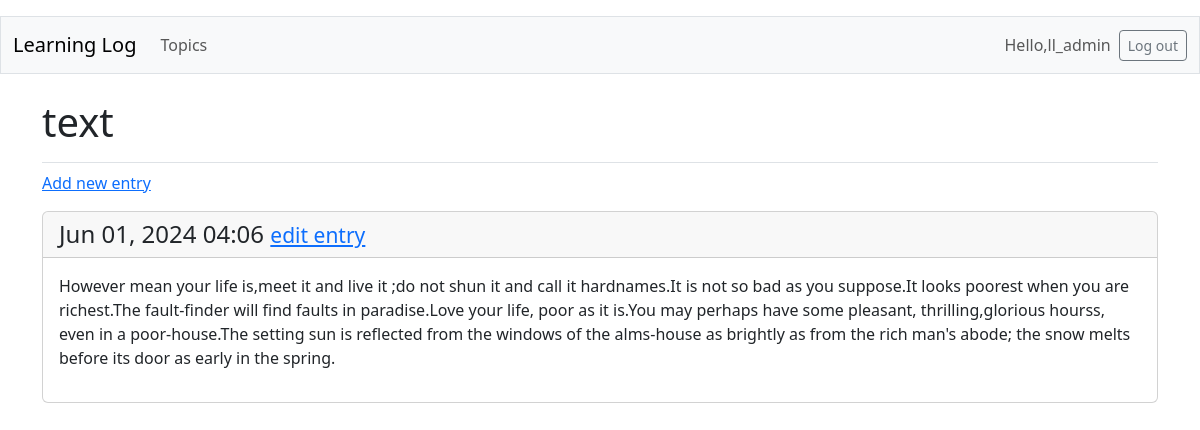
The page /topics/1/ (signed in) on the database its author committed.
### learning_logs/models.py (models this page shows, shortened)
class Topic(models.Model):
    text=models.CharField(max_length=200)
    date_added=models.DateTimeField(auto_now_add=True)
    owner=models.ForeignKey(User,on_delete=models.CASCADE)

class Entry(models.Model):
    topic=models.ForeignKey(Topic,on_delete=models.CASCADE)
    text=models.TextField()
    date_added=models.DateTimeField(auto_now_add=True)
    class Meta:
        verbose_name_plural='entries'

### learning_logs/views.py (the view)
# urls.py: path('topics/<int:topic_id>/',views.topic,name='topic'),
@login_required
def topic(requests,topic_id):
    topic=Topic.objects.get(id=topic_id)
    if topic.owner !=requests.user:
        raise Http404
    entries=topic.entry_set.order_by('-date_added')
    context={'topic':topic,'entries':entries}
    return render(requests,'learning_logs/topic.html',context)

### learning_logs/templates/learning_logs/topic.html (shortened to what this page needs)
<!DOCTYPE html>
<html lang="en">
<head>
</head>
<body>
{% extends 'learning_logs/base.html' %}
{% block page_header %}
<h1>{{topic.text}}</h1>
{% endblock page_header %}
{% block content %}
<p>
    <a href="{% url 'learning_logs:new_entry' topic.id %}">Add new entry</a>
</p>
    {% for entry in entries%}
    <div class="card mb-3">
        <h4 class="card-header">
            {{ entry.date_added|date:'M d, Y H:i' }}
            <small><a href="{% url 'learning_logs:edit_entry' entry.id %}">edit entry</a>
            </small>
        </h4>
        <div class="card-body">{{ entry.text|linebreaks }}</div>
    </div>
        {% empty %}
<P>There are no entries for this topic yet.</P>
    {% endfor %}
{% endblock content %}

### learning_logs/templates/learning_logs/base.html (shortened to what this page needs)
<!DOCTYPE html>
<html lang="en">
<head>
    {% load django_bootstrap5 %}
    {% bootstrap_css %}
</head>
<body>
<p>
    <nav class="navbar navbar-expand-md navbar-light bg-light mb-4 border">
    <div class="container-fluid">
        <a class="navbar-brand" href="{% url 'learning_logs:index' %}">Learning Log</a>
        <div class="collapse navbar-collapse" id="navbarCollapse">
            <ul class="navbar-nav me-auto mb-2 mb-md-0">
            <li class="nav-item">
                <a class="nav-link" href="{% url 'learning_logs:topics' %}">Topics</a></li>
            </ul>
            <ul class="navbar-nav ms-auto mb-2 mb-md-0">
                {% if user.is_authenticated  %}
                <li class="nav-item">
                    <span class="navbar-text me-2">Hello,{{ user.username }}</span>
                </li>
                {% else %}
                <li class="nav-item">
                    <a class="nav-link" href="{% url 'accounts:register' %}">Register</a>
                </li>
                <li class="nav-item"><a class="nav-link " href="{% url 'accounts:login' %}">Log in</a> </li>
                {% endif %}
            </ul>
            {% if user.is_authenticated %}
            <form action="{% url 'accounts:logout' %}" method="post">
                <button name="submit" class="btn btn-outline-secondary btn-sm">Log out</button>
            </form>
            {% endif %}
        </div>
    </div>
</nav>
<main class="container">
    <div class="pb-2 mb-2 border-bottom">
        {% block page_header %}{% endblock page_header %}
    </div>
    <div>
        {% block content %}{% endblock content %}
    </div>
</main>
</body>
</html>

### rows shown on the page
Topic: text "text"
Entry: date_added "Jun 01, 2024 04:06", text "However mean your life is,meet it and live it ;do not shun it and call it hardnames.It is not so bad as you suppose.It looks poorest when you are richest.The fault-finder will find faults in paradise.Love your life, poor as it is.You may perhaps have some pleasant, thrilling,glorious hourss, even in a poor-house.The setting sun is reflected from the windows of the alms-house as brightly as from the rich man's abode; the snow melts before its door as early in the spring."

### other values the page prints
{{ user.username }} "ll_admin"
